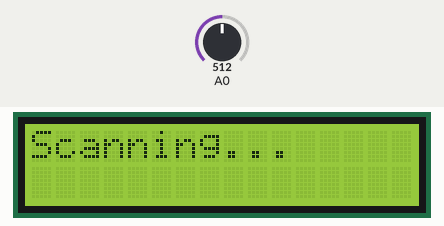
The sketch below on a simulated Arduino Uno, built with avr-gcc and run on an emulated ATmega328P. Parts: 16×2 character LCD. The inputs (shaded band) are chosen by the test bench; at power-on: A0 = 512.

Above: at 7.4 s.
At 9.2 s:
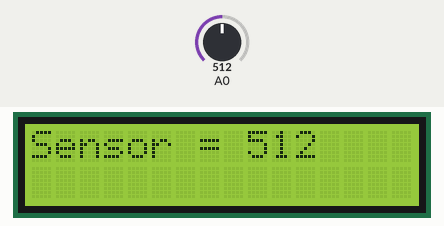
9.3 s: A0 set to 716
At 10.5 s:
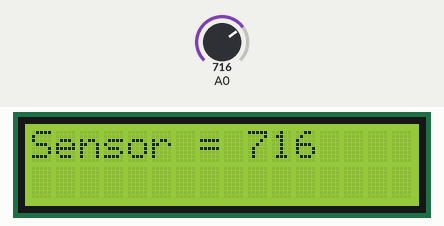
12.2 s: A0 set to 900
At 13.2 s:
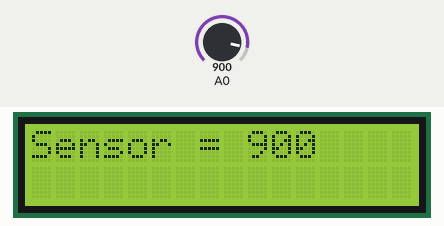
14.9 s: A0 set to 1023
At 15.7 s:
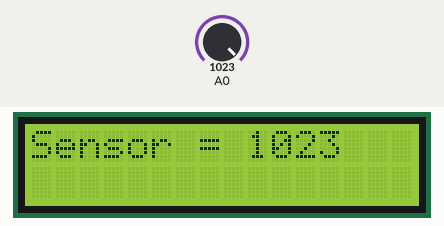
Timing chart, 0 to 17.9 s (numbered marks = the images above; inputs shaded):
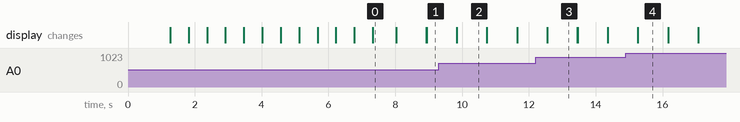

The sketch:

LCD_2.ino
```cpp
#include <LiquidCrystal.h>
LiquidCrystal lcd(13, 11, 2, 3, 5, 7); //(RS,E,D4,D5,D6,D7)

int i, j;
int sensor;

void setup() {
  lcd.begin(16, 2); //(X,Y)
  Serial.begin(9600);

  lcd.clear();
  delay(1200);
  lcd.print("Scanning");
  for (j = 0; j <3; j++) {
    for (i = 0; i <4; i++) {
      delay(550);
      lcd.print(".");
    }
    lcd.clear();
    lcd.print("Scanning");
  }
  lcd.print("...");
  delay(150);
  lcd.clear();
}
void loop() {
  sensor = analogRead(A0);
  lcd.print("Sensor = ");
  lcd.print(sensor);
  delay(900);
  lcd.clear();
}
```

Measured:
- after the input at 9.3 s, the display: first differs from a run without the input after 0.54 s (image 2)
- after the input at 12.2 s, the display: first differs from a run without the input after 0.35 s (image 3)
- after the input at 14.9 s, the display: first differs from a run without the input after 0.36 s (image 4)
- what the display in image 0 shows lasts 0.7 s, from 7.3 s to 8.0 s
- what the display in image 2 shows lasts 0.9 s, from 9.8 s to 10.7 s
